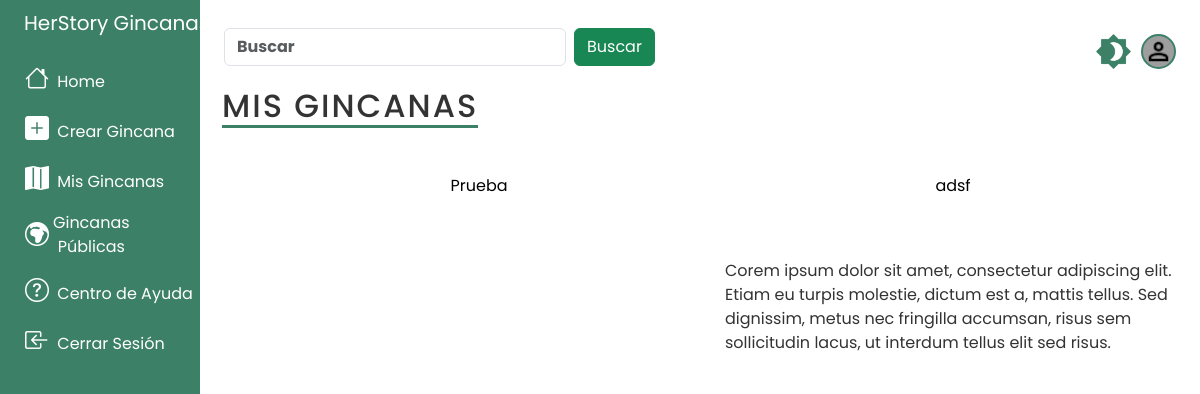
The page /mis_gincanas/ (signed in) on the database as committed earlier.
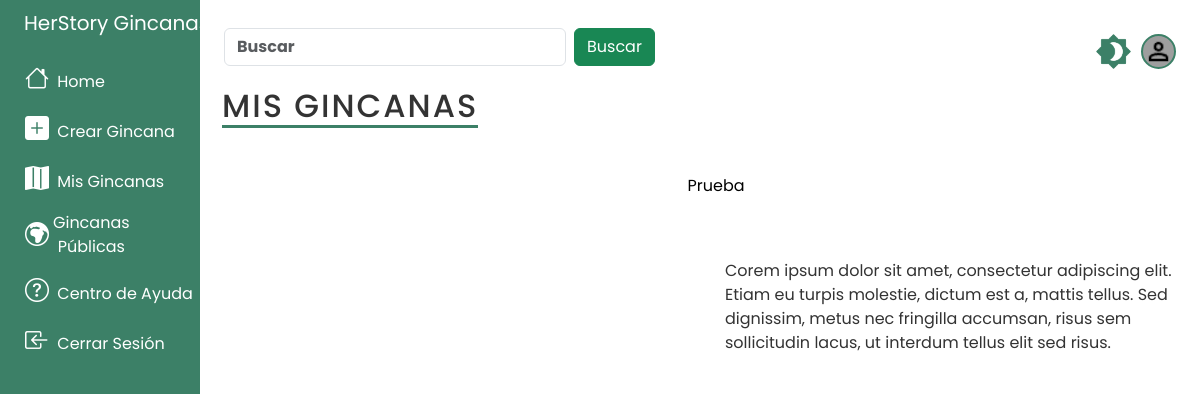
The same page on the database as committed later.
### tasks/models.py (models this page shows, shortened)
class Profesor(AbstractBaseUser):
    GENDER_CHOICES = (
        ('H', 'Hombre'),
        ('M', 'Mujer'),
        ('O', 'Otro')
    )
    COUNTRY_CHOICES = (
        ("AF", "Afghanistan"),
        ("AX", "Åland Islands"),
        ("AL", "Albania"),
        ("DZ", "Algeria"),
        ("AS", "American Samoa"),
        ("AD", "Andorra"),
        ("AO", "Angola"),
        ("AI", "Anguilla"),
        ("AQ", "Antarctica"),
        ("AG", "Antigua and Barbuda"),
        ("AR", "Argentina"),
        ("AM", "Armenia"),
        ("AW", "Aruba"),
        ("AU", "Australia"),
        ("AT", "Austria"),
        ("AZ", "Azerbaijan"),
        ("BS", "Bahamas"),
        ("BH", "Bahrain"),
        ("BD", "Bangladesh"),
        ("BB", "Barbados"),
        ("BY", "Belarus"),
        ("BE", "Belgium"),
        ("BZ", "Belize"),
        ("BJ", "Benin"),
        ("BM", "Bermuda"),
        ("BT", "Bhutan"),
        ("BO", "Bolivia (Plurinational State of)"),
        ("BQ", "Bonaire, Sint Eustatius and Saba"),
        ("BA", "Bosnia and Herzegovina"),
        ("BW", "Botswana"),
        ("BV", "Bouvet Island"),
        ("BR", "Brazil"),
        ("IO", "British Indian Ocean Territory"),
        ("BN", "Brunei Darussalam"),
        ("BG", "Bulgaria"),
        ("BF", "Burkina Faso"),
        ("BI", "Burundi"),
        ("CV", "Cabo Verde"),
        ("KH", "Cambodia"),
        ("CM", "Cameroon"),
        ("CA", "Canada"),
        ("KY", "Cayman Islands"),
        ("CF", "Central African Republic"),
        ("TD", "Chad"),
        ("CL", "Chile"),
        ("CN", "China"),
        ("CX", "Christmas Island"),
        ("CC", "Cocos (Keeling) Islands"),
        ("CO", "Colombia"),
        ("KM", "Comoros"),
        ("CG", "Congo"),
        ("CD", "Congo (the Democratic Republic of the)"),
        ("CK", "Cook Islands"),
        ("CR", "Costa Rica"),
        ("CI", "Côte d'Ivoire"),
        ("HR", "Croatia"),
        ("CU", "Cuba"),
        ("CW", "Curaçao"),
        ("CY", "Cyprus"),
        ("CZ", "Czechia"),
        ("DK", "Denmark"),
        ("DJ", "Djibouti"),
        ("DM", "Dominica"),
        ("DO", "Dominican Republic"),
        ("EC", "Ecuador"),
        ("EG", "Egypt"),
        ("SV", "El Salvador"),
        ("GQ", "Equatorial Guinea"),
        ("ER", "Eritrea"),
        ("EE", "Estonia"),
        ("SZ", "Eswatini"),
        ("ET", "Ethiopia"),
        ("FK", "Falkland Islands (Malvinas)"),
        ("FO", "Faroe Islands"),
        ("FJ", "Fiji"),
        ("FI", "Finland"),
        ("FR", "France"),
        ("GF", "French Guiana"),
        ("PF", "French Polynesia"),
        ("TF", "French Southern Territories"),
        ("GA", "Gabon"),
        ("GM", "Gambia"),
        ("GE", "Georgia"),
        ("DE", "Germany"),
        ("GH", "Ghana"),
        ("GI", "Gibraltar"),
        ("GR", "Greece"),
        ("GL", "Greenland"),
        ("GD", "Grenada"),
        ("GP", "Guadeloupe"),
        ("GU", "Guam"),
        ("GT", "Guatemala"),
        ("GG", "Guernsey"),
        ("GN", "Guinea"),
        ("GW", "Guinea-Bissau"),
        ("GY", "Guyana"),
        ("HT", "Haiti"),
        ("HM", "Heard Island and McDonald Islands"),
        ("VA", "Holy See"),
        ("HN", "Honduras"),
        ("HK", "Hong Kong"),
        ("HU", "Hungary"),
        ("IS", "Iceland"),
        ("IN", "India"),
        ("ID", "Indonesia"),
        ("IR", "Iran (Islamic Republic of)"),
        ("IQ", "Iraq"),
        ("IE", "Ireland"),
        ("IM", "Isle of Man"),
        ("IL", "Israel"),
        ("IT", "Italy"),
        ("JM", "Jamaica"),
        ("JP", "Japan"),
        ("JE", "Jersey"),
        ("JO", "Jordan"),
        ("KZ", "Kazakhstan"),
        ("KE", "Kenya"),
        ("KI", "Kiribati"),
        ("KP", "Korea (the Democratic People's Republic of)"),
        ("KR", "Korea (the Republic of)"),
        ("KW", "Kuwait"),
        ("KG", "Kyrgyzstan"),
        ("LA", "Lao People's Democratic Republic"),
        ("LV", "Latvia"),
        ("LB", "Lebanon"),
        ("LS", "Lesotho"),
        ("LR", "Liberia"),
        ("LY", "Libya"),
        ("LI", "Liechtenstein"),
        ("LT", "Lithuania"),
        ("LU", "Luxembourg"),
        ("MO", "Macao"),
        ("MG", "Madagascar"),
        ("MW", "Malawi"),
        ("MY", "Malaysia"),
        ("MV", "Maldives"),
        ("ML", "Mali"),
        ("MT", "Malta"),
        ("MH", "Marshall Islands"),
        ("MQ", "Martinique"),
        ("MR", "Mauritania"),
        ("MU", "Mauritius"),
        ("YT", "Mayotte"),
        ("MX", "Mexico"),
        ("FM", "Micronesia (Federated States of)"),
        ("MD", "Moldova (the Republic of)"),
        ("MC", "Monaco"),
        ("MN", "Mongolia"),
        ("ME", "Montenegro"),
        ("MS", "Montserrat"),
        ("MA", "Morocco"),
        ("MZ", "Mozambique"),
        ("MM", "Myanmar"),
        ("NA", "Namibia"),
        ("NR", "Nauru"),
        ("NP", "Nepal"),
        ("NL", "Netherlands"),
        ("NC", "New Caledonia"),
        ("NZ", "New Zealand"),
        ("NI", "Nicaragua"),
        ("NE", "Niger"),
        ("NG", "Nigeria"),
        ("NU", "Niue"),
        ("NF", "Norfolk Island"),
        ("MK", "North Macedonia"),
        ("MP", "Northern Mariana Islands"),
        ("NO", "Norway"),
        ("OM", "Oman"),
        ("PK", "Pakistan"),
        ("PW", "Palau"),
        ("PS", "Palestine, State of"),
        ("PA", "Panama"),
        ("PG", "Papua New Guinea"),
        ("PY", "Paraguay"),
        ("PE", "Peru"),
        ("PH", "Philippines"),
        ("PN", "Pitcairn"),
        ("PL", "Poland"),
        ("PT", "Portugal"),
        ("PR", "Puerto Rico"),
        ("QA", "Qatar"),
        ("RE", "Réunion"),
        ("RO", "Romania"),
        ("RU", "Russian Federation"),
        ("RW", "Rwanda"),
        ("BL", "Saint Barthélemy"),
        ("SH", "Saint Helena, Ascension and Tristan da Cunha"),
        ("KN", "Saint Kitts and Nevis"),
        ("LC", "Saint Lucia"),
        ("MF", "Saint Martin (French part)"),
        ("PM", "Saint Pierre and Miquelon"),
        ("VC", "Saint Vincent and the Grenadines"),
        ("WS", "Samoa"),
        ("SM", "San Marino"),
        ("ST", "Sao Tome and Principe"),
        ("SA", "Saudi Arabia"),
        ("SN", "Senegal"),
        ("RS", "Serbia"),
        ("SC", "Seychelles"),
        ("SL", "Sierra Leone"),
        ("SG", "Singapore"),
        ("SX", "Sint Maarten (Dutch part)"),
        ("SK", "Slovakia"),
        ("SI", "Slovenia"),
        ("SB", "Solomon Islands"),
        ("SO", "Somalia"),
        ("ZA", "South Africa"),
        ("GS", "South Georgia and the South Sandwich Islands"),
        ("SS", "South Sudan"),
        ("ES", "Spain"),
        ("LK", "Sri Lanka"),
        ("SD", "Sudan"),
        ("SR", "Suriname"),
        ("SJ", "Svalbard and Jan Mayen"),
        ("SE", "Sweden"),
        ("CH", "Switzerland"),
        ("SY", "Syrian Arab Republic"),
        ("TW", "Taiwan (Province of China)"),
        ("TJ", "Tajikistan"),
        ("TZ", "Tanzania, the United Republic of"),
        ("TH", "Thailand"),
        ("TL", "Timor-Leste"),
        ("TG", "Togo"),
        ("TK", "Tokelau"),
        ("TO", "Tonga"),
        ("TT", "Trinidad and Tobago"),
        ("TN", "Tunisia"),
        ("TR", "Türkiye"),
        ("TM", "Turkmenistan"),
        ("TC", "Turks and Caicos Islands"),
        ("TV", "Tuvalu"),
        ("UG", "Uganda"),
        ("UA", "Ukraine"),
        ("AE", "United Arab Emirates"),
        ("GB", "United Kingdom of Great Britain and Northern Ireland"),
        ("UM", "United States Minor Outlying Islands"),
        ("US", "United States of America"),
        ("UY", "Uruguay"),
        ("UZ", "Uzbekistan"),
        ("VU", "Vanuatu"),
        ("VE", "Venezuela (Bolivarian Republic of)"),
        ("VN", "Viet Nam"),
        ("VG", "Virgin Islands (British)"),
        ("VI", "Virgin Islands (U.S.)"),
        ("WF", "Wallis and Futuna"),
        ("EH", "Western Sahara"),
        ("YE", "Yemen"),
        ("ZM", "Zambia"),
        ("ZW", "Zimbabwe"),
    )
    email = models.EmailField("Correo Electrónico", unique = True, max_length=254, primary_key=True)
    nombre = models.CharField("Nombre" ,max_length=200, null=True, blank=False)
    apellidos = models.CharField("Apellidos", max_length=200, null=True, blank=False)
    imagen = models.ImageField("Imagen de Perfil", default="usuario.png", upload_to='', null=True, blank=True)
    usuario_activo = models.BooleanField(default = True)
    usuario_administrador = models.BooleanField(default=False)
    usuario_verificado = models.BooleanField(default=False)
    fecha_nacimiento = models.DateField('Fecha de nacimiento', null=True, blank=False)
    genero = models.CharField("Género", max_length=1 , choices=GENDER_CHOICES, default='H', null=True)
    pais = models.CharField("País", max_length=2 , choices=COUNTRY_CHOICES, null=True)
    ciudad = models.CharField("Ciudad", max_length=200, null=True, blank=True)
    organizacion = models.CharField("Organizacion", max_length=200, null=True, blank=False)
    objects = Usuario()
    USERNAME_FIELD = 'email'
    REQUIRED_FIELDS = ['nombre', 'apellidos', 'fecha_nacimiento', 'genero', 'pais', 'ciudad', 'organizacion']

class Gincana(models.Model):
    titulo = models.CharField('Nombre de la gincana', max_length=100)
    descripcion = models.TextField('Descirpción de la gincana', blank=True)
    fecha = models.DateTimeField('Fecha de creación', auto_now_add=True)
    edicion = models.DateTimeField('Edición de la gincana', null=True, blank=True)
    duracion = models.TimeField('Duración', null=True, blank=True)
    visibilidad = models.BooleanField('Visibilidad de la gincana: ', default=False)
    activa = models.BooleanField('Actividad de la gincana', default=False)
    imagen = models.ImageField("Imagen de la gincana", default="mapa.png", upload_to='', null=True, blank=True)
    imagen_oscura = models.ImageField("Imagen oscura de la gincana", default="mapa_oscuro.png", upload_to='', null=True, blank=True)
    email_profesor = models.ForeignKey(Profesor, on_delete=models.CASCADE)

### tasks/views.py (the view)
# urls.py: path('mis_gincanas/', views.gincanas, name='mis_gincanas'),
@login_required
def gincanas(request):
    gincanas = Gincana.objects.filter(email_profesor=request.user)
    profesores = Profesor.objects.filter(email=request.user.email)
    dark_mode_enabled = request.session.get('darkModeEnabled', False)
    return render(request, 'mis_gincanas.html',{'gincanas': gincanas, 'profesores': profesores, 'darkModeEnabled': dark_mode_enabled})

### tasks/templates/mis_gincanas.html (shortened to what this page needs)
{% extends 'base.html' %}
{% block content %}
{% load static %}
<div class="container-in">
    <h1>Mis Gincanas</h1>
    <ul class="row">
        {% for gincana in gincanas %}
            {% if forloop.counter0|divisibleby:4 %}
                </ul><ul class="row">
            {% endif %}
            <div class="col">
                <a href=" {% url 'gincana' gincana.id %}" class="gincana">
                    <div class="gincana-titulo">
                        {% if gincana.visibilidad %}
                            <strong>{{gincana.titulo}}</strong>
                        {% else %}
                            {{gincana.titulo}}
                        {% endif %}
                    </div>
                </a>
            </div>
        {% endfor %}
    </ul>
</div>
<footer class="footer">
    <div class="footer-group">
        <div class="footer-box">
        </div>
        <div class="footer-box">
            <p>
                Corem ipsum dolor sit amet, consectetur adipiscing elit.
                Etiam eu turpis molestie, dictum est a, mattis tellus.
                Sed dignissim, metus nec fringilla accumsan, risus sem sollicitudin lacus, ut interdum tellus elit sed risus.
            </p>
        </div>
    </div>
</div>
{% endblock %}

### tasks/templates/base.html (shortened to what the changed rows need)
<!DOCTYPE html>
{% load static %}
<html lang="es">
<head>
    <link rel="stylesheet" href="{% static 'scss/custom.css' %}">
    <link id="modo" rel="stylesheet" href="{% static 'scss/modo_claro.css' %}">
    <link href="https://cdn.jsdelivr.net/npm/bootstrap@5.3.3/dist/css/bootstrap.min.css" rel="stylesheet">
    <link rel="stylesheet" href="https://cdn.jsdelivr.net/npm/bootstrap-icons@1.11.3/font/bootstrap-icons.min.css">
    <link rel="stylesheet" href="https://unpkg.com/leaflet@1.9.4/dist/leaflet.css" />
</head>
<body>
    <div class="container-fluid">
        <div class="row flex-nowrap">
            <div class="col py-3">
                {% if user.is_authenticated %}
                <nav class="navbar sticky-top navegador">
                    <div class="container-fluid">
                        <div class="barra">
                            {% for profesor in profesores %}
                                <button id="dark-mode-toggle" style="border: none; background-color: transparent;">
                                    <img id="dark-mode-image" width="35" height="35" class="rounded-circle" src="{% static 'media/Modo_oscuro.png' %}" >
                                </button>
                                <a href="{% url 'profesor' profesor.email %}" class="d-flex align-items-center text-white text-decoration-none">
                                    <img width="35" height="35" class="rounded-circle" style="background-color: #9E9E9E;border: 2px solid #3C8067; padding: 1px;" src="{{profesor.imagen.url}}" >
                                </a>
                            {% endfor %}
                        </div>
                    </div>
                </nav>
                {% endif %}
                {% block content %}
                {% endblock %}
            </div>
        </div>
</body>
</html>

Rows that differ between the two databases and show on the page:
removed Gincana: titulo "adsf"
